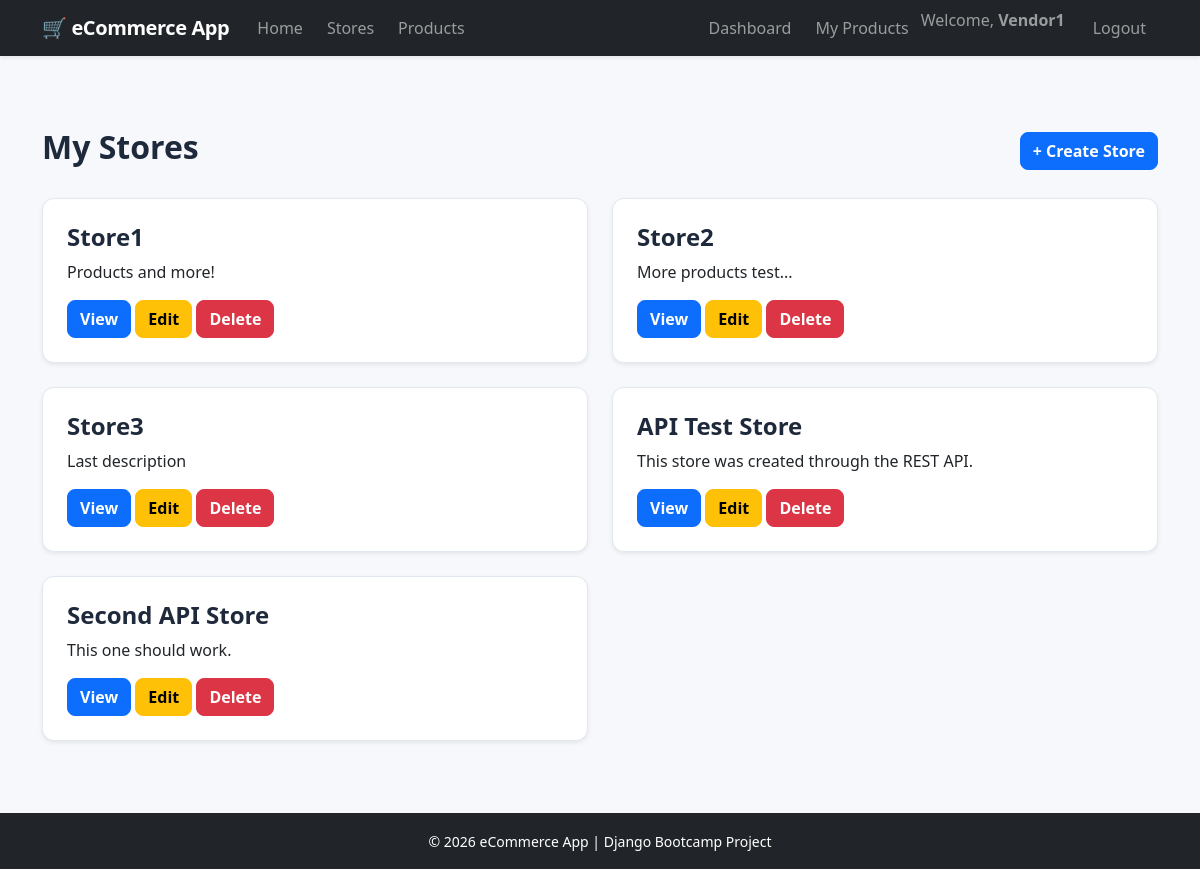
The app's page /dashboard/ (signed in) with its own data.
### Store/models.py (models this page shows, shortened)
class Store(models.Model):
    owner = models.ForeignKey(
        User,
        on_delete=models.CASCADE,
        related_name="stores"
    )
    name = models.CharField(max_length=100)
    description = models.TextField(blank=True)
    created_at = models.DateTimeField(auto_now_add=True)

### Store/decorators.py (the view)
    @login_required
    def wrapper(request, *args, **kwargs):
        if request.user.groups.filter(name="Vendor").exists():
            return view_func(request, *args, **kwargs)
        raise PermissionDenied

### Store/views.py (called while the page is built)
@login_required
@vendor_required
def dashboard(request):
    stores = Store.objects.filter(owner=request.user)
    context = {
        "stores": stores,
    }
    return render(
        request,
        "stores/store_list.html",
        context,
    )

### templates/stores/store_list.html (shortened to what this page needs)
{% extends "base.html" %}
{% block content %}
<div class="d-flex justify-content-between align-items-center mb-4">
<h2>
My Stores
</h2>
<a href="{% url 'create_store' %}"
class="btn btn-primary">
+ Create Store
</a>
</div>
{% if stores %}
<div class="row">
{% for store in stores %}
<div class="col-md-6 mb-4">
<div class="card shadow-sm">
<div class="card-body">
<h4>
{{ store.name }}
</h4>
<p>
{{ store.description }}
</p>
<div class="mt-3">
<a
href="{% url 'store_detail' store.id %}"
class="btn btn-primary">
View
</a>
<a
href="{% url 'update_store' store.id %}"
class="btn btn-warning">
Edit
</a>
<a
href="{% url 'delete_store' store.id %}"
class="btn btn-danger">
Delete
</a>
</div>
</div>
</div>
</div>
{% endfor %}
</div>
{% else %}
<div class="alert alert-info">
You haven't created any stores yet.
</div>
{% endif %}
{% endblock %}

### templates/base.html (shortened to what this page needs)
{% load static %}
<!DOCTYPE html>
<html lang="en">
<head>
    <link
        href="https://cdn.jsdelivr.net/npm/bootstrap@5.3.3/dist/css/bootstrap.min.css"
        rel="stylesheet">
    <link
        rel="stylesheet"
        href="{% static 'css/style.css' %}">
</head>
<body class="d-flex flex-column min-vh-100">
<nav class="navbar navbar-expand-lg navbar-dark bg-dark shadow-sm">
    <div class="container">
        <a class="navbar-brand" href="{% url 'home' %}">
            🛒 eCommerce App
        </a>
        <div class="collapse navbar-collapse" id="navbarNav">
            <ul class="navbar-nav me-auto">
                <li class="nav-item">
                    <a class="nav-link" href="{% url 'home' %}">
                        Home
                    </a>
                </li>
                <li class="nav-item">
                    <a class="nav-link" href="{% url 'browse_stores' %}">
                        Stores
                    </a>
                </li>
                <li class="nav-item">
                    <a class="nav-link" href="{% url 'browse_products' %}">
                        Products
                    </a>
                </li>
            </ul>
            <ul class="navbar-nav ms-auto">
                {% if user.is_authenticated %}
                    {% if user.groups.all.0.name == "Vendor" %}
                        <li class="nav-item">
                            <a class="nav-link" href="{% url 'dashboard' %}">
                                Dashboard
                            </a>
                        </li>
                        <li class="nav-item">
                            <a class="nav-link" href="{% url 'product_list' %}">
                                My Products
                            </a>
                        </li>
                    {% endif %}
                    <li class="nav-item">
                        <span class="navbar-text me-3">
                            Welcome,
                            <strong>
                                {{ user.username }}
                            </strong>
                        </span>
                    </li>
                    <li class="nav-item">
                        <a class="nav-link" href="{% url 'logout' %}">
                            Logout
                        </a>
                    </li>
                {% endif %}
            </ul>
        </div>
    </div>
</nav>
<main class="container my-5 flex-grow-1">
    {% block content %}
    {% endblock %}
</main>
<footer class="bg-dark text-white text-center py-3 mt-auto">
    <div class="container">
        <small>
            &copy; {% now "Y" %} eCommerce App
            | Django Bootcamp Project
        </small>
    </div>
</footer>
</body>
</html>

### static/css/style.css (style rules this page uses)
:root { --app-bg: #f6f8fb; --app-border: #e2e8f0; --app-heading: #1e293b; }
body { background: var(--app-bg); color: #334155; }
h1, h2, h3, h4, h5, h6 { color: var(--app-heading); font-weight: 700; }
.navbar-brand { font-weight: 700; letter-spacing: -0.02em; }
.nav-link { border-radius: 0.375rem; padding-inline: 0.75rem !important; }
.card { border-color: var(--app-border); border-radius: 0.75rem; }
.card-body { padding: 1.5rem; }
.btn { border-radius: 0.5rem; font-weight: 600; }

### records on screen
Store: name "Store1", description "Products and more!"
Store: name "Store2", description "More products test..."
Store: name "Store3", description "Last description"
Store: name "API Test Store", description "This store was created through the REST API."
Store: name "Second API Store", description "This one should work."

### other values on screen
{{ user.username }} "Vendor1"
